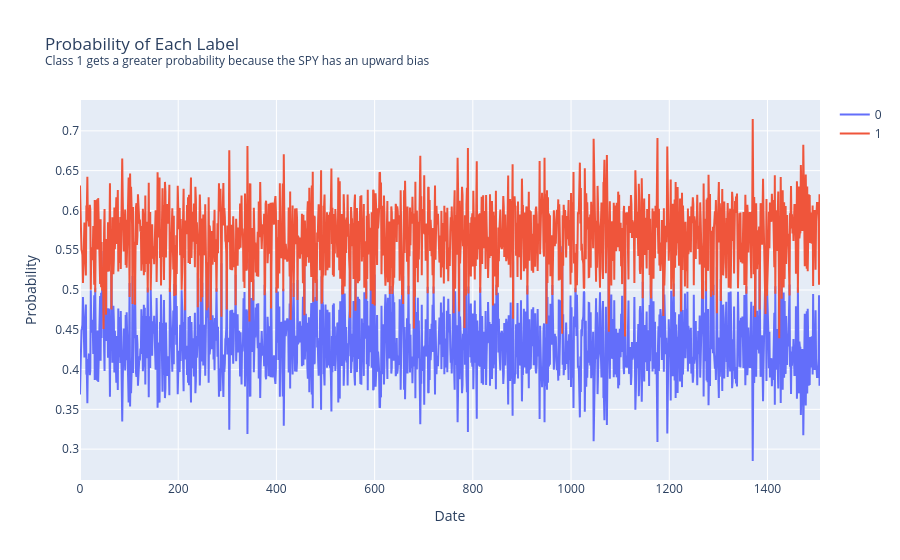

Notebook code for this chart:
### Markdown cell above
### Test Accuracy

### Code cell
oos_accuracy(principal_components, label.iloc[1:])

### Figure 1 — Plotly figure (JSON) as saved in the notebook; plotly's stock layout.template omitted (floating-point values rounded to 4 significant figures; data arrays with more than 128 entries replaced by an {"elided": "..."} marker saying what was removed)
{"data": [{"name": "0", "type": "scatter", "x": {"elided": "1508 int values"}, "y": {"elided": "1508 float values"}}, {"name": "1", "type": "scatter", "x": {"elided": "1508 int values"}, "y": {"elided": "1508 float values"}}], "layout": {"autosize": true, "title": {"text": "Probability of Each Label<br><sup>Class 1 gets a greater probability because the SPY has an upward bias</sup>"}, "xaxis": {"autorange": true, "range": [0, 1507], "title": {"text": "Date"}, "type": "linear"}, "yaxis": {"autorange": true, "range": [0.2612, 0.7388], "title": {"text": "Probability"}, "type": "linear"}}}
